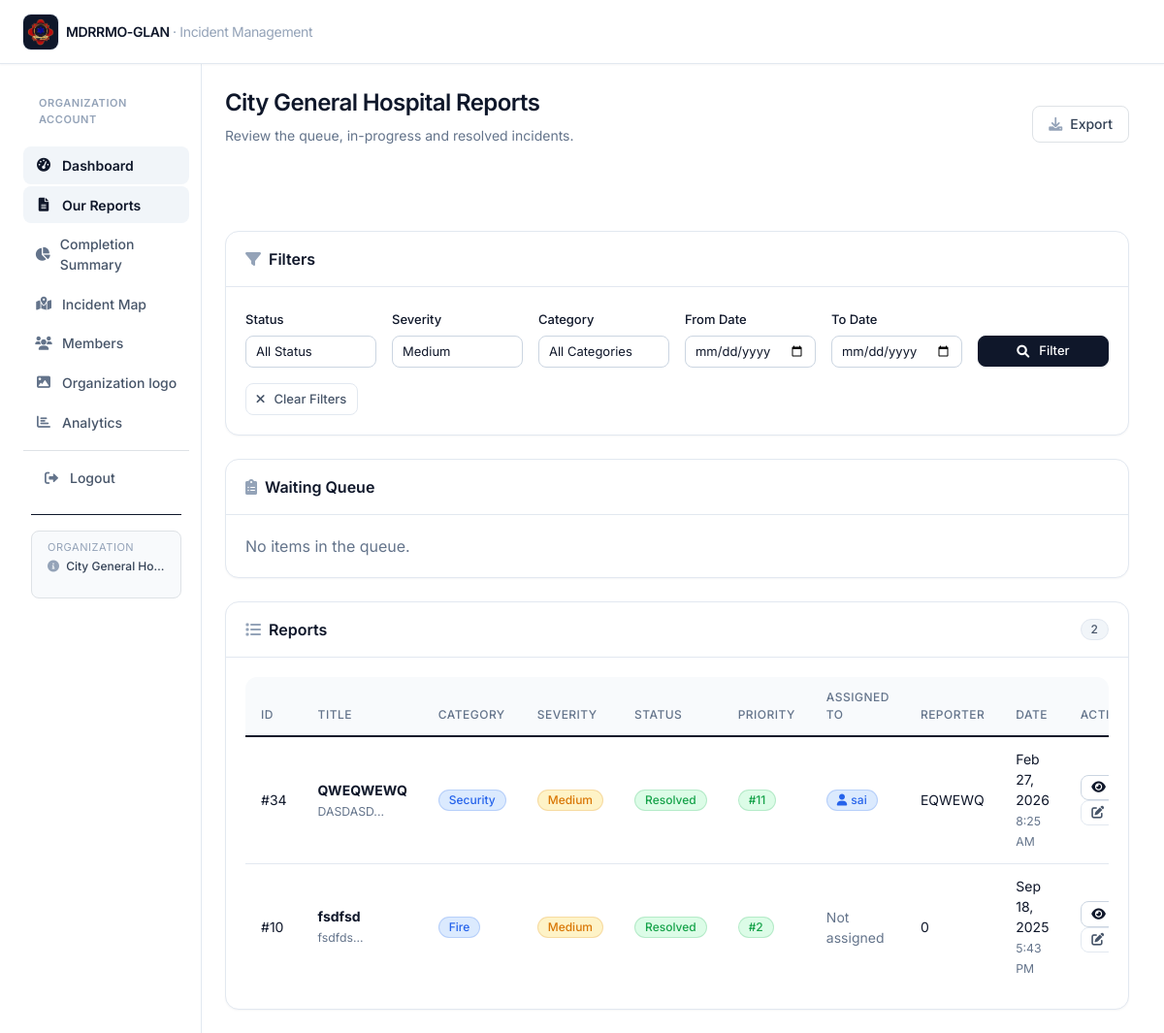
The app's page /reports/organization.php?severity=Medium (signed in), older data.
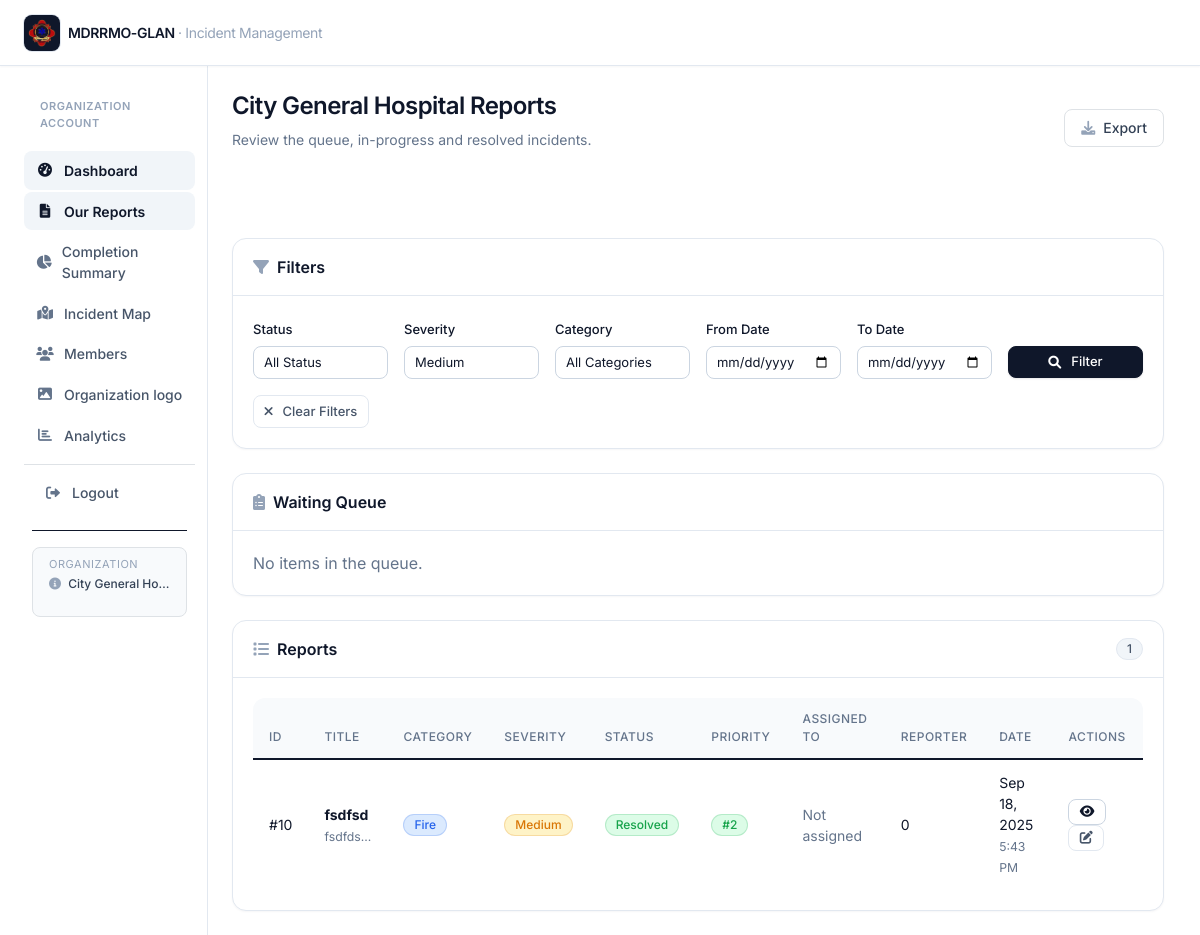
The same page, newer data.
### tables this page shows
CREATE TABLE IF NOT EXISTS `incident_reports` (
  `id` int NOT NULL AUTO_INCREMENT,
  `title` varchar(255) NOT NULL,
  `description` text NOT NULL,
  `incident_date` date NOT NULL,
  `incident_time` time NOT NULL,
  `location` varchar(255) NOT NULL,
  `latitude` decimal(10,8) DEFAULT NULL,
  `longitude` decimal(11,8) DEFAULT NULL,
  `severity_level` enum('Low','Medium','High','Critical') NOT NULL,
  `category` enum('Fire','Accident','Security','Medical','Emergency','Other') NOT NULL,
  `reported_by` varchar(255) NOT NULL,
  `reporter_contact_number` varchar(20) DEFAULT NULL,
  `family_contact_name` varchar(255) DEFAULT NULL,
  `family_contact_number` varchar(20) DEFAULT NULL,
  `organization_id` int NOT NULL,
  `status` enum('Pending','In Progress','Resolved','Closed') DEFAULT 'Pending',
  `resolution_notes` text,
  `created_at` timestamp NULL DEFAULT CURRENT_TIMESTAMP,
  PRIMARY KEY (`id`),
  KEY `idx_incident_reports_organization` (`organization_id`),
  KEY `idx_incident_reports_reported_by` (`reported_by`(250)),
  KEY `idx_incident_reports_status` (`status`),
  KEY `idx_incident_reports_date` (`incident_date`),
  KEY `idx_incident_reports_reporter_contact` (`reporter_contact_number`)
);

CREATE TABLE IF NOT EXISTS `report_queue` (
  `id` int NOT NULL AUTO_INCREMENT,
  `report_id` int NOT NULL,
  `organization_id` int NOT NULL,
  `status` enum('Waiting','Approved','Rejected') DEFAULT 'Waiting',
  `priority_number` int DEFAULT NULL,
  `assigned_to` int DEFAULT NULL,
  `created_at` timestamp NULL DEFAULT CURRENT_TIMESTAMP,
  `approved_at` timestamp NULL DEFAULT NULL,
  PRIMARY KEY (`id`),
  KEY `idx_report_queue_org` (`organization_id`),
  KEY `idx_report_queue_status` (`status`),
  KEY `idx_report_queue_report` (`report_id`),
  KEY `idx_report_queue_assigned` (`assigned_to`)
);

CREATE TABLE IF NOT EXISTS `organization_members` (
  `id` int NOT NULL AUTO_INCREMENT,
  `organization_id` int NOT NULL,
  `user_id` int DEFAULT NULL,
  `name` varchar(255) NOT NULL,
  `contact_number` varchar(20) DEFAULT NULL,
  `email` varchar(191) DEFAULT NULL,
  `login_username` varchar(191) DEFAULT NULL,
  `login_password` varchar(255) DEFAULT NULL,
  `created_at` timestamp NULL DEFAULT CURRENT_TIMESTAMP,
  PRIMARY KEY (`id`),
  KEY `idx_org_members_org` (`organization_id`),
  KEY `idx_org_members_name` (`name`(250)),
  KEY `idx_org_members_user` (`user_id`)
);

### config/config.php (called while the page is built, shortened)
<?php
function format_date($date)
{
    return date('M d, Y', strtotime($date));
}
function get_severity_badge_class($severity)
{
    switch ($severity) {
        case 'Medium':
            return 'badge-warning';
    }
}
function get_status_badge_class($status)
{
    switch ($status) {
        case 'Resolved':
            return 'badge-success';
    }
}
?>

### reports/organization.php (the view, shortened to what the changed rows need)
<?php
require_once '../config/config.php';
include '../views/header.php';
$severity_filter = $_GET['severity'] ?? '';
$database = new Database();
$db = $database->getConnection();
$query = "SELECT ir.*, ir.reported_by as reporter_name, rq.priority_number, rq.assigned_to,
          om.name as assigned_member_name
          FROM incident_reports ir
          LEFT JOIN report_queue rq ON rq.report_id = ir.id
          LEFT JOIN organization_members om ON rq.assigned_to = om.id
          WHERE ir.organization_id = ?";
$params = [$_SESSION['organization_id']];
if ($severity_filter) {
    $query .= " AND ir.severity_level = ?";
    $params[] = $severity_filter;
}
$query .= " ORDER BY ir.created_at DESC";
$stmt = $db->prepare($query);
$stmt->execute($params);
$reports = $stmt->fetchAll();
?>
<div class="container-fluid">
    <div class="row g-0">
        <main class="col-md-9 ms-sm-auto col-lg-10 main-content">
            <div class="flex flex-col sm:flex-row sm:items-center sm:justify-between gap-3 pb-5 mb-6 border-b border-slate-200">
                <div>
                    <h1 class="text-2xl font-semibold tracking-tight text-slate-900"><?php echo $_SESSION['organization_name']; ?> Reports</h1>
                </div>
            </div>
            <div class="card">
                <div class="card-header flex items-center gap-2">
                    <i class="fas fa-list text-slate-400"></i>
                    <span>Reports</span>
                    <span class="badge bg-secondary ms-auto"><?php echo count($reports); ?></span>
                </div>
                <div class="card-body">
                    <?php if (empty($reports)): ?>
                        <div class="text-center py-4">
                            <i class="fas fa-inbox fa-3x text-muted mb-3"></i>
                            <h5 class="text-muted">No reports found</h5>
                            <p class="text-muted">No reports have been assigned to your organization yet.</p>
                        </div>
                    <?php else: ?>
                        <div class="table-responsive">
                            <table class="table table-hover">
                                <thead>
                                    <tr>
                                        <th>ID</th>
                                        <th>Title</th>
                                        <th>Category</th>
                                        <th>Severity</th>
                                        <th>Status</th>
                                        <th>Priority</th>
                                        <th>Assigned To</th>
                                        <th>Reporter</th>
                                        <th>Date</th>
                                        <th>Actions</th>
                                    </tr>
                                </thead>
                                <tbody>
                                    <?php foreach ($reports as $report): ?>
                                        <tr>
                                            <td>#<?php echo $report['id']; ?></td>
                                            <td>
                                                <strong><?php echo htmlspecialchars($report['title']); ?></strong>
                                                <br>
                                                <small class="text-muted"><?php echo htmlspecialchars(substr($report['description'], 0, 50)) . '...'; ?></small>
                                            </td>
                                            <td>
                                                <span class="badge bg-info"><?php echo $report['category']; ?></span>
                                            </td>
                                            <td>
                                                <span class="badge <?php echo get_severity_badge_class($report['severity_level']); ?>">
                                                    <?php echo $report['severity_level']; ?>
                                                </span>
                                            </td>
                                            <td>
                                                <span class="badge <?php echo get_status_badge_class($report['status']); ?>">
                                                    <?php echo $report['status']; ?>
                                                </span>
                                            </td>
                                            <td>
                                                <?php if (!empty($report['priority_number'])): ?>
                                                    <span class="badge bg-success">#<?php echo (int)$report['priority_number']; ?></span>
                                                <?php else: ?>
                                                    <span class="text-muted">-</span>
                                                <?php endif; ?>
                                            </td>
                                            <td>
                                                <?php if (!empty($report['assigned_member_name'])): ?>
                                                    <span class="badge bg-primary">
                                                        <i class="fas fa-user me-1"></i><?php echo htmlspecialchars($report['assigned_member_name']); ?>
                                                    </span>
                                                <?php else: ?>
                                                    <span class="text-muted">Not assigned</span>
                                                <?php endif; ?>
                                            </td>
                                            <td><?php echo htmlspecialchars($report['reporter_name']); ?></td>
                                            <td>
                                                <?php echo format_date($report['incident_date']); ?>
                                                <br>
                                                <small class="text-muted"><?php echo date('g:i A', strtotime($report['incident_time'])); ?></small>
                                            </td>
                                            <td>
                                                <a href="view.php?id=<?php echo $report['id']; ?>" class="btn btn-sm btn-outline-primary">
                                                    <i class="fas fa-eye"></i>
                                                </a>
                                                <a href="edit.php?id=<?php echo $report['id']; ?>" class="btn btn-sm btn-outline-secondary">
                                                    <i class="fas fa-edit"></i>
                                                </a>
                                            </td>
                                        </tr>
                                    <?php endforeach; ?>
                                </tbody>
                            </table>
                        </div>
                    <?php endif; ?>
                </div>
            </div>
        </main>
    </div>
</div>
<?php include '../views/footer.php'; ?>

Row changes from the older to the newer data that the page shows:
removed incident_reports: id "34", title "QWEQWEWQ", description "DASDASD", category "Security", severity_level "Medium", status "Resolved", report_queue.priority_number "11", organization_members.name "sai", reported_by "EQWEWQ", incident_date "Feb 27, 2026", incident_time "8:25 AM"
Text that changed along with them:
count($reports): "2" → "1"
